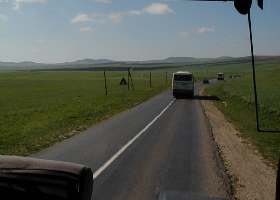
#> input picture images/terrain.png, 280 x 200 px, found by its file name
$ python apply.py
#> lines starting #> are read from the running program, lines starting #| are printed output that depends on the picture
### Local Features/one_D_histogram.py
import numpy as np


def compute_1d_histogram(im, n_bins):
    histogram = np.zeros(n_bins)
    height, width = im.shape
    bin_size = 1/n_bins
    for i in range(height):
        for j in range(width):
            index = np.floor(im[i, j]/bin_size).astype(int)
            histogram[index] += 1
    histogram /= np.sum(histogram)

    return histogram

### Local Features/plot.py
import numpy as np
import matplotlib.pyplot as plt


def plot_multiple(
    images,
    titles=None,
    colormap="gray",
    max_columns=np.inf,
    imwidth=4,
    imheight=4,
    share_axes=False,
):
    """Plot multiple images as subplots on a grid."""
    if titles is None:
        titles = [""] * len(images)
    assert len(images) == len(titles)
    n_images = len(images)
    n_cols = min(max_columns, n_images)
    n_rows = int(np.ceil(n_images / n_cols))
    fig, axes = plt.subplots(
        n_rows,
        n_cols,
        figsize=(n_cols * imwidth, n_rows * imheight),
        squeeze=False,
        sharex=share_axes,
        sharey=share_axes,
    )

    axes = axes.flat
    # Hide subplots without content
    for ax in axes[n_images:]:
        ax.axis("off")

    if not isinstance(colormap, (list, tuple)):
        colormaps = [colormap] * n_images
    else:
        colormaps = colormap

    for ax, image, title, cmap in zip(axes, images, titles, colormaps):
        ax.imshow(image, cmap=cmap)
        ax.set_title(title)
        ax.get_xaxis().set_visible(False)
        ax.get_yaxis().set_visible(False)

    fig.tight_layout()


def plot_3d_histogram(ax, data, axis_names="xyz"):
    """Plot a 3D histogram. We plot a sphere for each bin,
    with volume proportional to the bin content."""
    r, g, b = np.meshgrid(
        *[np.linspace(0, 1, dim) for dim in data.shape], indexing="ij"
    )
    colors = np.stack([r, g, b], axis=-1).reshape(-1, 3)
    marker_sizes = 300 * data ** (1 / 3)
    ax.scatter(r.flat, g.flat, b.flat, s=marker_sizes.flat, c=colors, alpha=0.5)
    ax.set_xlabel(axis_names[0])
    ax.set_ylabel(axis_names[1])
    ax.set_zlabel(axis_names[2])

### Local Features/three_D_histogram.py
import numpy as np

def compute_3d_histogram(im, n_bins):
    histogram = np.zeros([n_bins, n_bins, n_bins], dtype=np.float32)
    bin_size = 1 / n_bins
    height ,width, layers = im.shape
    for i in range(height):
        for j in range(width):
            index = np.floor(im[i, j]/bin_size).astype(int)
            histogram[index[0]][index[1]][index[2]] += 1
    histogram /= np.sum(histogram)
    return histogram

### Local Features/gradient_histogram.py
import cv2
import numpy as np
from convinience_functions import map_range, gauss_derivs
from two_D_histogram import compute_2d_histogram


def compute_gradient_histogram(rgb_im, n_bins):
    # Convert to grayscale
    gray_im = cv2.cvtColor(rgb_im, cv2.COLOR_RGB2GRAY).astype(float)
    # Compute Gaussian derivatives
    dx, dy = gauss_derivs(gray_im, sigma=2.0)
    # Map the derivatives between -10 and 10 to be between 0 and 1
    dx = map_range(dx, start=-10, end=10)
    dy = map_range(dy, start=-10, end=10)
    # Stack the two derivative images along a new
    # axis at the end (-1 means "last")
    gradients = np.stack([dy, dx], axis=-1)
    return dx, dy, compute_2d_histogram(gradients, n_bins=16)

### Local Features/convinience_functions.py
import imageio.v3 as iio
import scipy.ndimage as ndimage
import numpy as np
import matplotlib.pyplot as plt
import cv2


# Many useful functions
def load_image(f_name):
    return iio.imread(f_name, mode="L").astype(np.float32) / 255


def convolve_with_two(image, kernel1, kernel2):
    """Apply two filters, one after the other."""
    image = ndimage.convolve(image, kernel1)
    image = ndimage.convolve(image, kernel2)
    return image


def gauss(x, sigma):
    return 1 / np.sqrt(2 * np.pi) / sigma * np.exp(-(x**2) / 2 / sigma**2)


def gaussdx(x, sigma):
    return -1 / np.sqrt(2 * np.pi) / sigma**3 * x * np.exp(-(x**2) / 2 / sigma**2)


def gauss_derivs(image, sigma):
    kernel_radius = np.ceil(3.0 * sigma)
    x = np.arange(-kernel_radius, kernel_radius + 1)[np.newaxis]
    G = gauss(x, sigma)
    D = gaussdx(x, sigma)
    image_dx = convolve_with_two(image, D, G.T)
    image_dy = convolve_with_two(image, G, D.T)
    return image_dx, image_dy


# [18 lines left out: functions gauss_filter, gauss_second_derivs, not called in this run]


def map_range(x, start, end):
    """Maps values `x` that are within the range [start, end) to the range [0, 1)
    Values smaller than `start` become 0, values larger than `end` become
    slightly smaller than 1."""
    return np.clip((x - start) / (end - start), 0, 1 - 1e-10)


# [22 lines left out: functions draw_keypoints, draw_point_matches, not called in this run]

### Local Features/two_D_histogram.py
import numpy as np


def compute_2d_histogram(im, n_bins):
    histogram = np.zeros([n_bins, n_bins], dtype=np.float32)
    bin_size = 1 / n_bins
    height, width, layers = im.shape
    for i in range(height):
        for j in range(width):
            index = np.floor(im[i, j] / bin_size).astype(int)
            histogram[index[0]][index[1]] += 1
    histogram /= np.sum(histogram)
    return histogram

### Local Features/apply.py
from dataclasses import dataclass, field
from typing import Callable

import imageio.v3 as iio
import matplotlib.pyplot as plt
import numpy as np
from one_D_histogram import compute_1d_histogram
from three_D_histogram import compute_3d_histogram
from gradient_histogram import compute_gradient_histogram
from distances import chi_square_distance, euclidean_distance
from maglap_histogram import compute_maglap_histogram
from plot import plot_multiple, plot_3d_histogram
from mpl_toolkits.mplot3d import Axes3D

# 1D Histogram Plot
fig, axes = plt.subplots(1, 4, figsize=(10, 2), constrained_layout=True)
bin_counts = [2, 25, 256]
gray_img = iio.imread("Computer-Vision/images/terrain.png", mode="L").astype(np.float32) / 256
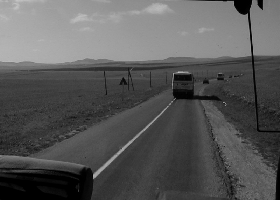
#> gray_img: shape (200, 280) float32; min 0, max 0.77, mean 0.347

axes[0].set_title("Image")
axes[0].imshow(gray_img, cmap="gray")
for ax, n_bins in zip(axes[1:], bin_counts):
    ax.set_title(f"1D histogram with {n_bins} bins")
    bin_size = 1 / n_bins
    x_axis = np.linspace(0, 1, n_bins, endpoint=False) + bin_size / 2
    hist = compute_1d_histogram(gray_img, n_bins)
    ax.bar(x_axis, hist, bin_size)
#> this loop made 3 passes
#> hist on pass 1: [0.713, 0.287]


# 3D Histogram Plot
paths = ["Computer-Vision/images/sunset.png", "Computer-Vision/images/terrain.png"]
images = [iio.imread(p) for p in paths]
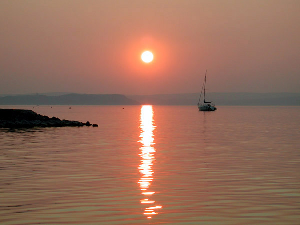
#> input picture images/sunset.png, 300 x 225 px, found by its file name
#> images = 2 items
plot_multiple(images, paths)
#> in plot_multiple, `n_images = len(images)`: n_images = 2
#> in plot_multiple, `n_rows = int(np.ceil(n_images / n_cols))`: n_rows = 1
#> in plot_multiple, `colormaps = [colormap] * n_images`: colormaps = ['gray', 'gray']
#> the loop in plot_multiple, `for ax, image, title, cmap in zip(axes, images, titles, colormaps):` made 2 passes

fig, axes = plt.subplots(1, 2, figsize=(8, 4), subplot_kw={"projection": "3d"})
for path, ax in zip(paths, axes):
    im = iio.imread(path).astype(np.float32) / 256
    hist = compute_3d_histogram(im, n_bins=16)  # <--- FIDDLE WITH N_BINS HERE
    plot_3d_histogram(ax, hist, "RGB")
#> pass 2 of the loop `for path, ax in zip(paths, axes):`:
#> `im = iio.imread(path).astype(np.float32) / 256`:
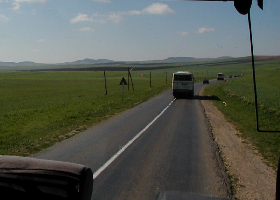
#> im: shape (200, 280, 3) float32; mean R, G, B 0.339, 0.357, 0.32
fig.tight_layout()

# Gradient Histogram Plot
paths = ["Computer-Vision/images/model/obj4__0.png", "Computer-Vision/images/model/obj42__0.png"]
images, titles = [], []

for path in paths:
    im = iio.imread(path)
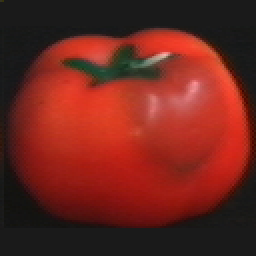
#> input picture images/model/obj4__0.png, 128 x 128 px, found by its file name (shown 2 times larger)
#> im is the input picture: shape (128, 128, 3); mean R, G, B 109.1, 37.4, 29.6
    dx, dy, hist = compute_gradient_histogram(im, n_bins=16)
#> in compute_gradient_histogram, `gray_im = cv2.cvtColor(rgb_im, cv2.COLOR_RGB2GRAY).astype(float)`:
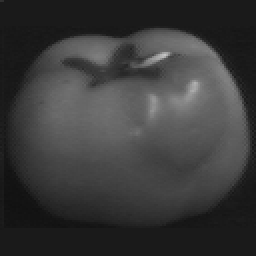
#> gray_im: shape (128, 128) float64 (shown 2 times larger); min 17, max 197, mean 58
#> in convolve_with_two, `image = ndimage.convolve(image, kernel2)`:
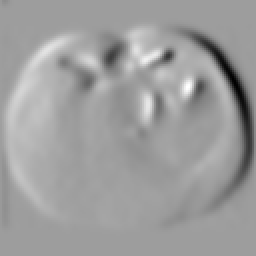
#> image: shape (128, 128) float64 (shown 2 times larger); min -14.89, max 9.2, mean 0.0157; drawn with min black and max white
#> in map_range, `return np.clip((x - start) / (end - start), 0, 1 - 1e-10)`:
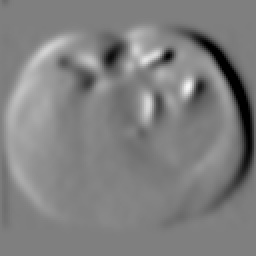
#> returned value: shape (128, 128) float64 (shown 2 times larger); min 0, max 0.96, mean 0.502
#> call 2 of map_range, with start = -10, end = 10
#> in map_range (call 2), `return np.clip((x - start) / (end - start), 0, 1 - 1e-10)`:
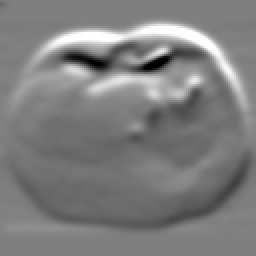
#> returned value: shape (128, 128) float64 (shown 2 times larger); min 0, max 1, mean 0.499
    images += [im, dx, dy, np.log(hist + 1e-3)]
    titles += [path, "dx", "dy", "Histogram (log)"]
#> pass 2 of the loop `for path in paths:`:
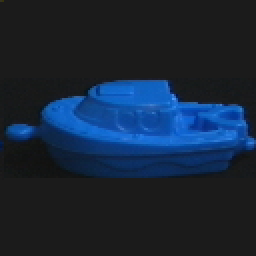
#> input picture images/model/obj42__0.png, 128 x 128 px, found by its file name (shown 2 times larger)
#> im is the input picture: shape (128, 128, 3); mean R, G, B 23.7, 38.1, 56.7
#> in convolve_with_two (call 4), `image = ndimage.convolve(image, kernel2)`:
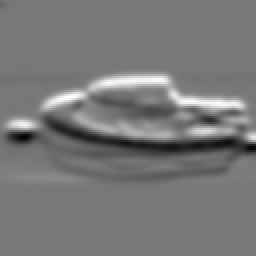
#> image: shape (128, 128) float64 (shown 2 times larger); min -10.36, max 11.63, mean -0.000995; drawn with min black and max white

plot_multiple(images, titles, max_columns=4, imwidth=2, imheight=2, colormap="viridis")
#> the loop in plot_multiple (call 2), `for ax, image, title, cmap in zip(axes, images, titles, colormaps):` made 8 passes

# Gradient Magnitude and Laplacian Histogram Plot
paths = [f"Computer-Vision/images/model/obj{i}__0.png" for i in [20, 37, 36, 55]]
images, titles = [], []

for path in paths:
#> (the run stopped early here; a loop or call above may not have finished)
